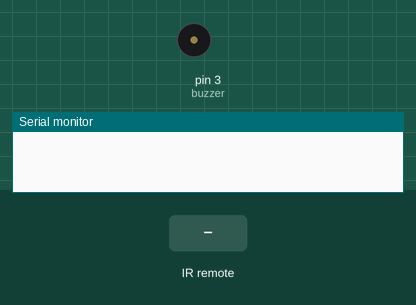
The sketch below on a simulated Arduino Uno, built with avr-gcc and run on an emulated ATmega328P. Parts: buzzer (waves = sounding, pin HIGH), the last lines printed to the serial monitor. The test bench sets the inputs (shaded band).

Above: at 1.2 s.
1.3 s: infrared code 0x45 received
At 2.0 s:
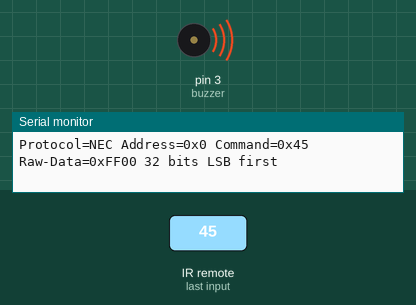
2.8 s: infrared code 0x46 received
At 3.1 s:
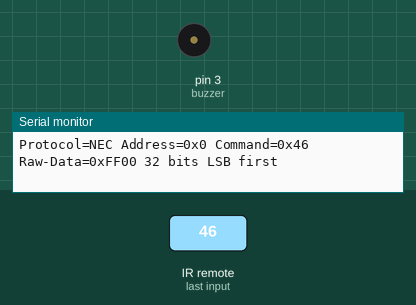
Timing chart, 0 to 5.8 s (numbered marks = the images above; inputs shaded):
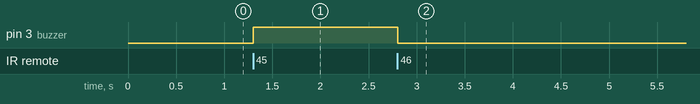

Measured:
- after the input at 1.3 s, pin 3 (buzzer): LOW → HIGH at once
- after the input at 2.8 s, pin 3 (buzzer): HIGH → LOW at once

The sketch:

Code_for_controlling_led.ino
```cpp
#include <IRremote.h>
const int buzzer = 3;
int IR_RECEIVE_PIN = 12;

void setup() {

Serial.begin(115200);
IrReceiver.begin(IR_RECEIVE_PIN, ENABLE_LED_FEEDBACK);
pinMode(buzzer,OUTPUT);
}

void loop() {

    if (IrReceiver.decode()) {
        IrReceiver.printIRResultShort(&Serial);
        Serial.println();
        IrReceiver.resume();
         if (IrReceiver.decodedIRData.command == 0x45) // button 1 in the remote
         {
            digitalWrite(buzzer,HIGH);
         }
        if (IrReceiver.decodedIRData.command == 0x46)  // button 2 in the remote
          {
            digitalWrite(buzzer,LOW);
          }
        }
    }
```
